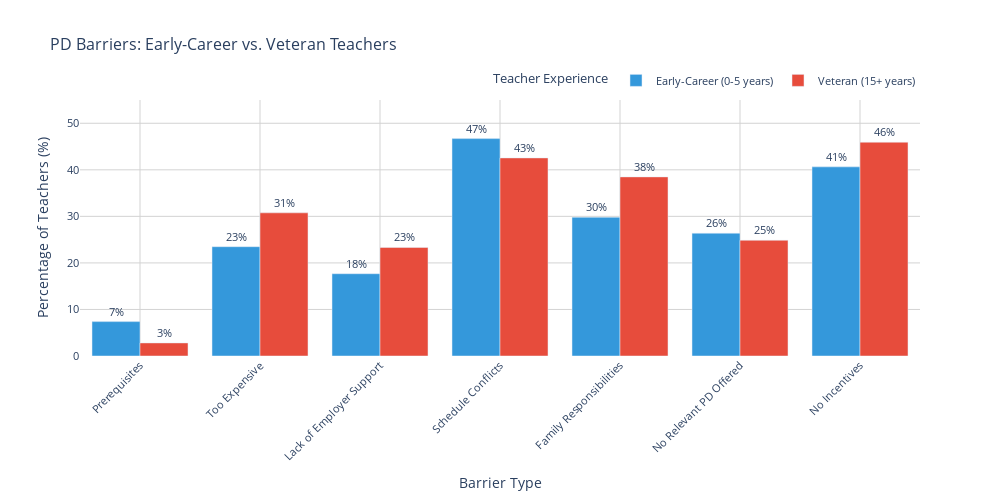

The notebook cell saved with this chart:
### Code cell
# Focus on early-career vs veteran for cleaner visualization
df_exp_comparison = df_exp_barriers[
    df_exp_barriers['Experience'].isin(['Early-Career (0-5 years)', 'Veteran (15+ years)'])
]

# Create grouped bar chart
fig = px.bar(
    df_exp_comparison,
    x='Barrier',
    y='Percentage',
    color='Experience',
    barmode='group',
    title='PD Barriers: Early-Career vs. Veteran Teachers',
    labels={'Percentage': 'Percentage of Teachers (%)', 'Barrier': 'Barrier Type'},
    color_discrete_map={
        'Early-Career (0-5 years)': '#3498db',
        'Veteran (15+ years)': '#e74c3c'
    },
    text='Percentage'
)

fig.update_traces(
    texttemplate='%{text:.0f}%',
    textposition='outside'
)

fig.update_layout(
    height=500,
    width=1000,
    font=dict(size=11),
    title_font_size=16,
    plot_bgcolor='white',
    xaxis=dict(tickangle=-45, gridcolor='lightgray', title_font_size=14),
    yaxis=dict(range=[0, 55], gridcolor='lightgray', title_font_size=14),
    legend=dict(
        title='Teacher Experience',
        orientation='h',
        yanchor='bottom',
        y=1.02,
        xanchor='right',
        x=1
    )
)

fig.show()

# Calculate key differences
print("\nKey Differences by Experience (>5pp):")
for barrier in barrier_vars.values():
    early = df_exp_comparison[
        (df_exp_comparison['Barrier'] == barrier) & 
        (df_exp_comparison['Experience'] == 'Early-Career (0-5 years)')
    ]['Percentage'].values[0]
    
    veteran = df_exp_comparison[
        (df_exp_comparison['Barrier'] == barrier) & 
        (df_exp_comparison['Experience'] == 'Veteran (15+ years)')
    ]['Percentage'].values[0]
    
    diff = veteran - early
    
    if abs(diff) > 5:
        direction = "higher" if diff > 0 else "lower"
        print(f"{barrier:30} {abs(diff):5.1f}pp {direction} for veterans")

### Figure 1 — Plotly figure (JSON) as saved in the notebook; plotly's stock layout.template omitted (floating-point values rounded to 4 significant figures)
{"data": [{"alignmentgroup": "True", "hovertemplate": "Experience=Early-Career (0-5 years)<br>Barrier Type=%{x}<br>Percentage of Teachers (%)=%{text}<extra></extra>", "legendgroup": "Early-Career (0-5 years)", "marker": {"color": "#3498db", "pattern": {"shape": ""}}, "name": "Early-Career (0-5 years)", "offsetgroup": "Early-Career (0-5 years)", "orientation": "v", "showlegend": true, "text": [7.388, 23.48, 17.68, 46.7, 29.82, 26.39, 40.63], "textposition": "outside", "texttemplate": "%{text:.0f}%", "type": "bar", "x": ["Prerequisites", "Too Expensive", "Lack of Employer Support", "Schedule Conflicts", "Family Responsibilities", "No Relevant PD Offered", "No Incentives"], "xaxis": "x", "y": [7.388, 23.48, 17.68, 46.7, 29.82, 26.39, 40.63], "yaxis": "y"}, {"alignmentgroup": "True", "hovertemplate": "Experience=Veteran (15+ years)<br>Barrier Type=%{x}<br>Percentage of Teachers (%)=%{text}<extra></extra>", "legendgroup": "Veteran (15+ years)", "marker": {"color": "#e74c3c", "pattern": {"shape": ""}}, "name": "Veteran (15+ years)", "offsetgroup": "Veteran (15+ years)", "orientation": "v", "showlegend": true, "text": [2.809, 30.76, 23.31, 42.56, 38.48, 24.86, 45.93], "textposition": "outside", "texttemplate": "%{text:.0f}%", "type": "bar", "x": ["Prerequisites", "Too Expensive", "Lack of Employer Support", "Schedule Conflicts", "Family Responsibilities", "No Relevant PD Offered", "No Incentives"], "xaxis": "x", "y": [2.809, 30.76, 23.31, 42.56, 38.48, 24.86, 45.93], "yaxis": "y"}], "layout": {"barmode": "group", "font": {"size": 11}, "height": 500, "legend": {"orientation": "h", "title": {"text": "Teacher Experience"}, "tracegroupgap": 0, "x": 1, "xanchor": "right", "y": 1.02, "yanchor": "bottom"}, "plot_bgcolor": "white", "title": {"font": {"size": 16}, "text": "PD Barriers: Early-Career vs. Veteran Teachers"}, "width": 1000, "xaxis": {"anchor": "y", "domain": [0, 1], "gridcolor": "lightgray", "tickangle": -45, "title": {"font": {"size": 14}, "text": "Barrier Type"}}, "yaxis": {"anchor": "x", "domain": [0, 1], "gridcolor": "lightgray", "range": [0, 55], "title": {"font": {"size": 14}, "text": "Percentage of Teachers (%)"}}}}
